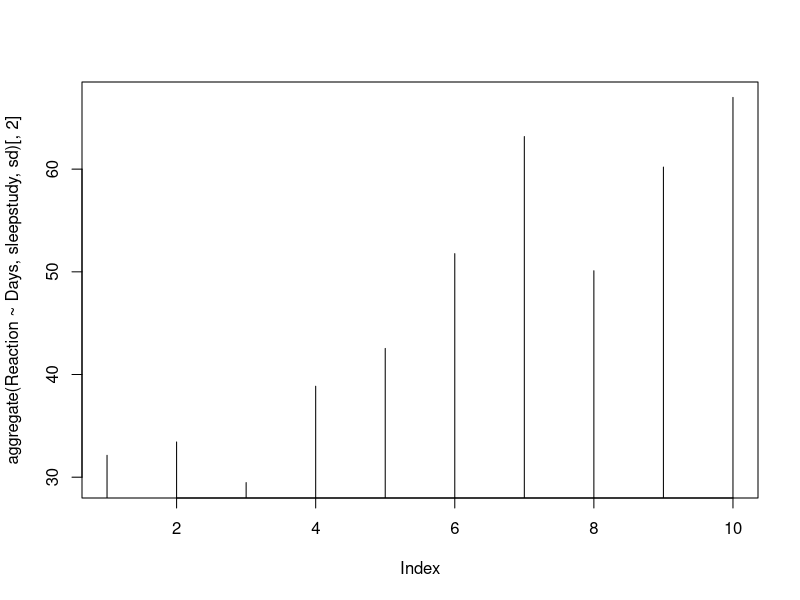
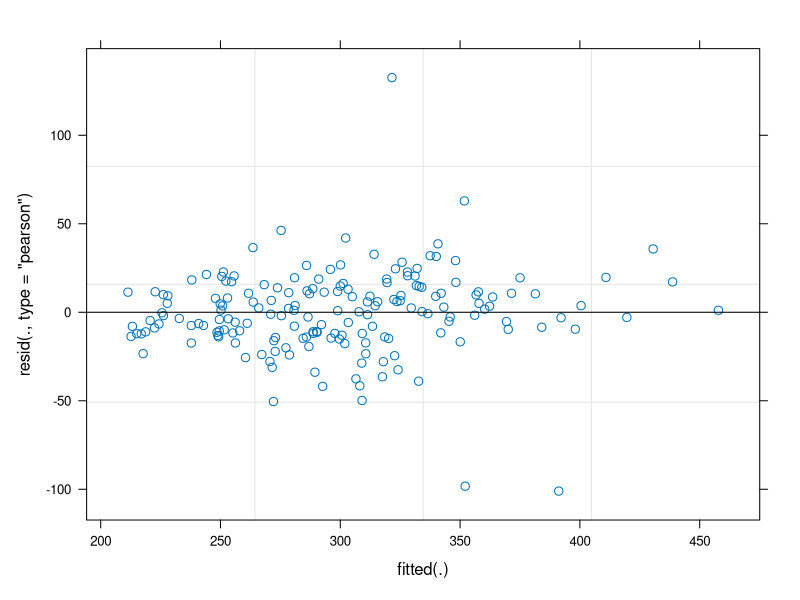
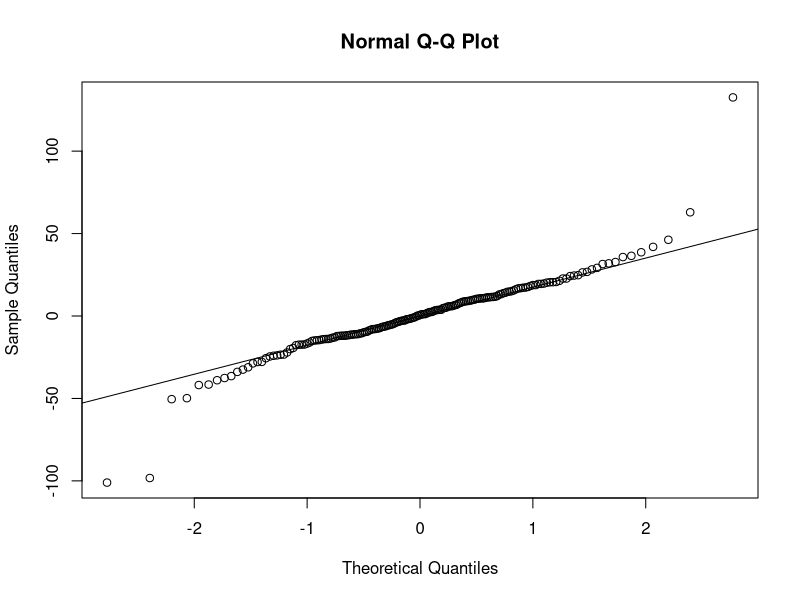
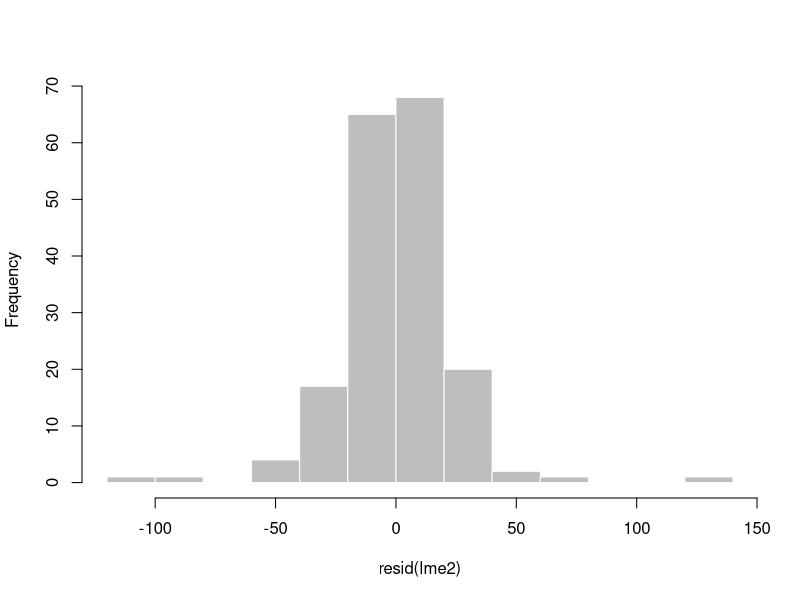
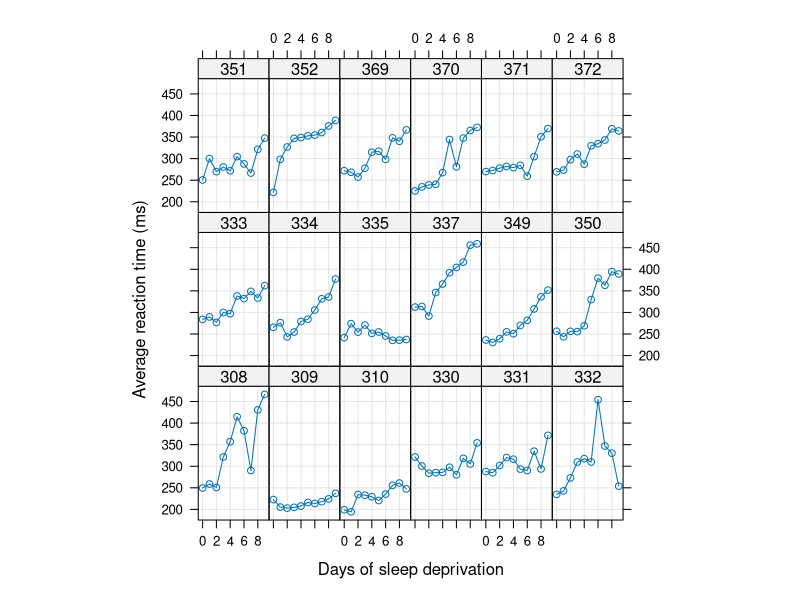
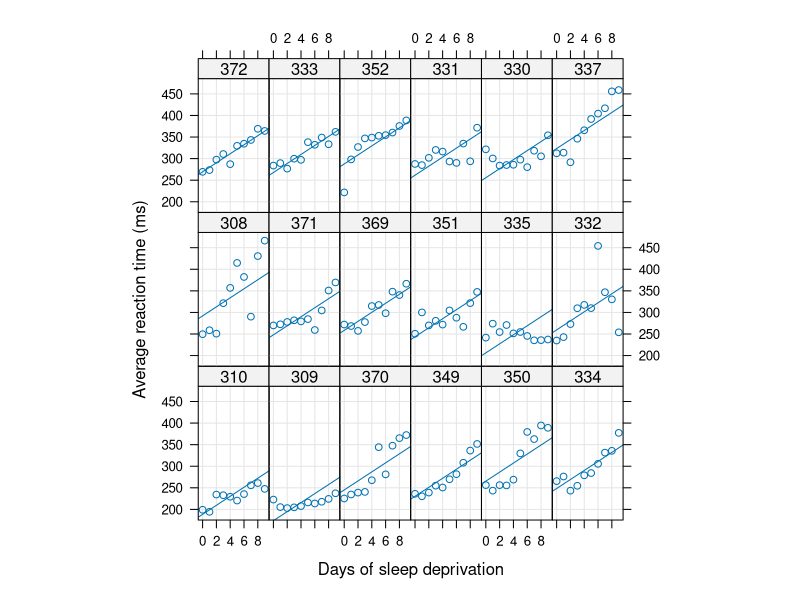
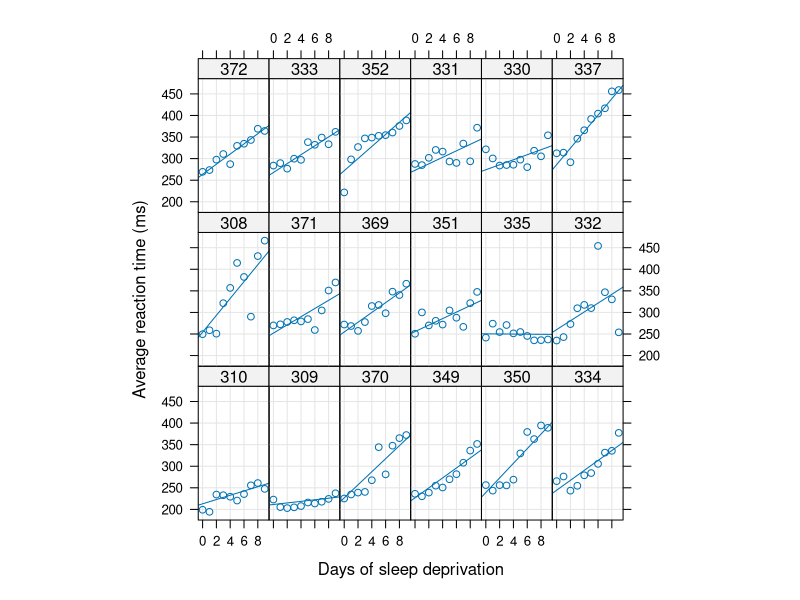
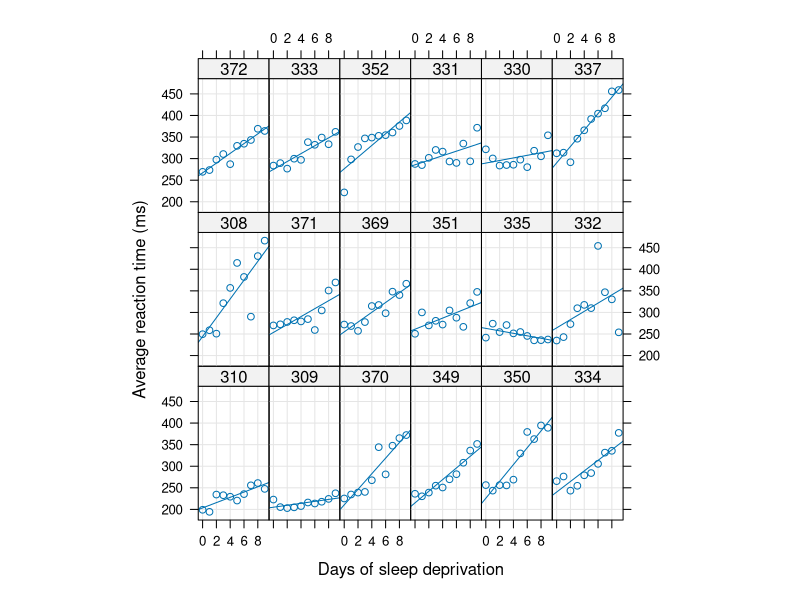

The R script that drew these images, in order:
# example_bates.R
#
# content: (1) Read data
#          (2) Visualize
#          (3) Fit models
#
# input: --
# output: Plots
#
# created: Oct/12/2018, NU
# last mod: Dec/07/2022, NU

setwd("C:/Users/nwickelmaier/Nextcloud/Documents/teaching/regression/05_longitudinal/figures")

library(lattice)
library(lme4)

#--------------- (1) Load data ---------------

data(sleepstudy)
#?sleepstudy
str(sleepstudy)
summary(sleepstudy)
head(sleepstudy)

xtabs( ~ Subject + Days, sleepstudy)

#--------------- (2) Visualize data ---------------

pdf("sleep_subjects.pdf", height=8, width=8, pointsize=10)

xyplot(Reaction ~ Days | Subject, sleepstudy, aspect = "xy",
  layout = c(6,3), type = c("g", "b"),
  #index.cond = function(x,y) coef(lm(y ~ x))[1],
  xlab = "Days of sleep deprivation",
  ylab = "Average reaction time (ms)"
)

dev.off()

# random intercept model
lme0 <- lmer(Reaction ~ Days + (1 | Subject), sleepstudy, REML=FALSE)

pdf("sleep_random_intercept.pdf", height=8, width=8, pointsize=10)

xyplot(Reaction ~ Days | Subject, sleepstudy, aspect = "xy",
  layout = c(6,3), type = c("g", "p"),
  coef.list = coef(lme0)$Subject,
  panel = function(..., coef.list) {
    panel.xyplot(...)
    panel.abline(as.numeric(coef.list[packet.number(),]),
                 col.line = trellis.par.get("superpose.line")$col[1],
                 lty = trellis.par.get("superpose.line")$lty[2]
                 )
  },
  index.cond = function(x,y) coef(lm(y ~ x))[1],
  xlab = "Days of sleep deprivation",
  ylab = "Average reaction time (ms)"
)

dev.off()

# random slope model
lme1 <- lmer(Reaction ~ Days + (Days | Subject), sleepstudy, REML=FALSE)

pdf("sleep_random_slope.pdf", height=8, width=8, pointsize=10)

xyplot(Reaction ~ Days | Subject, sleepstudy, aspect = "xy",
  layout = c(6,3), type = c("g", "p"),
  coef.list = coef(lme1)$Subject,
  panel = function(..., coef.list) {
    panel.xyplot(...)
    panel.abline(as.numeric(coef.list[packet.number(),]),
                 col.line = trellis.par.get("superpose.line")$col[1],
                 lty = trellis.par.get("superpose.line")$lty[2]
                 )
  },
  index.cond = function(x,y) coef(lm(y ~ x))[1],
  xlab = "Days of sleep deprivation",
  ylab = "Average reaction time (ms)"
)

dev.off()

pdf("sleep_lattice.pdf", height=8, width=8, pointsize=10)

xyplot(Reaction ~ Days | Subject, sleepstudy, type = c("g","p","r"),
  index.cond = function(x,y) coef(lm(y ~ x))[1],
  xlab = "Days of sleep deprivation",
  ylab = "Average reaction time (ms)", aspect = "xy")

dev.off()

pdf("sleep_box.pdf", height=3.375, width=3.375, pointsize=10)
par(mai=c(.6,.6,.1,.1), mgp=c(2.4,1,0))

boxplot(Reaction ~ Days, sleepstudy)
# --> good to see that assumption of homoscedasticity is violated

dev.off()

plot(aggregate(Reaction ~ Days, sleepstudy, sd)[, 2], type="h")

#--------------- (3) Fit models ---------------

lme2 <- lmer(Reaction ~ Days + (Days || Subject), sleepstudy, REML=FALSE)

anova(lme1, lme2)

confint(lme2)

plot(lme2)

qqnorm(resid(lme2))
qqline(resid(lme2))

hist(resid(lme2), border="white", col="gray", main="")

#--------------- (4) Examine random effects ---------------

# caterpillar plot

pdf("sleep_caterpillar.pdf", height=4.5, width=8, pointsize=10)

dotplot(ranef(lme2, condVar=TRUE), scales = list(x = list(relation =
                                                          "free")))[[1]]

dev.off()

# shrinkage
df <- coef(lmList(Reaction ~ Days | Subject, sleepstudy))
fclow <- subset(df, `(Intercept)` < 251)
fchigh <- subset(df, `(Intercept)` > 251)
cc1 <- as.data.frame(coef(lme2)$Subject)
names(cc1) <- c("A", "B")
df <- cbind(df, cc1)
ff <- fixef(lme2)

pdf("sleep_shrinkage.pdf", height=6, width=6, pointsize=10)

with(df,
  xyplot(`(Intercept)` ~ Days, aspect = 1,
    x1 = B, y1 = A,
    panel = function(x, y, x1, y1, subscripts, ...) {
        panel.grid(h = -1, v = -1)
        x1 <- x1[subscripts]
        y1 <- y1[subscripts]
        larrows(x, y, x1, y1, type = "closed", length = 0.1,
                angle = 15, ...)
        lpoints(x, y,
                pch = trellis.par.get("superpose.symbol")$pch[2],
                col = trellis.par.get("superpose.symbol")$col[2])
        lpoints(x1, y1,
                pch = trellis.par.get("superpose.symbol")$pch[1],
                col = trellis.par.get("superpose.symbol")$col[1])
        lpoints(ff[2], ff[1], 
                pch = trellis.par.get("superpose.symbol")$pch[3],
                col = trellis.par.get("superpose.symbol")$col[3])
        ltext(fclow[,2], fclow[,1], row.names(fclow),
              adj = c(0.5, 1.7))
        ltext(fchigh[,2], fchigh[,1], row.names(fchigh),
              adj = c(0.5, -0.6))
    },
    key = list(space = "top", columns = 3,
    text = list(c("Mixed model", "Within-group", "Population")),
    points = list(col = trellis.par.get("superpose.symbol")$col[1:3],
    pch = trellis.par.get("superpose.symbol")$pch[1:3]))
  )
)

dev.off()

# shrinkfit
pdf("sleep_shrinkfit.pdf", height=6, width=6, pointsize=10)

xyplot(Reaction ~ Days | Subject, sleepstudy, aspect = "xy",
  layout = c(6,3), type = c("g", "p", "r"),
  coef.list = df[,3:4],
  panel = function(..., coef.list) {
    panel.xyplot(...)
    panel.abline(as.numeric(coef.list[packet.number(),]),
                 col.line = trellis.par.get("superpose.line")$col[2],
                 lty = trellis.par.get("superpose.line")$lty[2]
                 )
    panel.abline(fixef(lme2),
                 col.line = trellis.par.get("superpose.line")$col[4],
                 lty = trellis.par.get("superpose.line")$lty[4]
                 )
  },
  index.cond = function(x,y) coef(lm(y ~ x))[1],
  xlab = "Days of sleep deprivation",
  ylab = "Average reaction time (ms)",
  key = list(space = "top", columns = 3,
  text = list(c("Within-subject", "Mixed model", "Population")),
  lines = list(col = trellis.par.get("superpose.line")$col[c(1:2,4)],
  lty = trellis.par.get("superpose.line")$lty[c(1:2,4)]))
)

dev.off()

